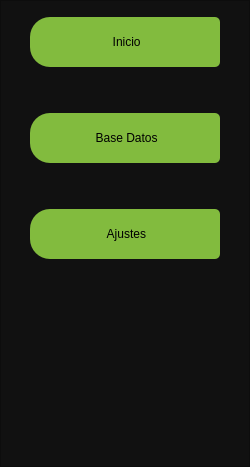
           <widget class="QFrame" name="frame_menu">
            <property name="minimumSize">
             <size>
              <width>250</width>
              <height>0</height>
             </size>
            </property>
            <property name="maximumSize">
             <size>
              <width>0</width>
              <height>16777215</height>
             </size>
            </property>
            <property name="styleSheet">
             <string notr="true">QFrame{
background-color: rgb(17,17,17);
}

QPushButton{
background-color: rgb(130,187,62);
border-top-left-radius:20px;
border-bottom-left-radius:20px;
border-top-right-radius:5px;
border-bottom-right-radius:5px;
color:rgb(0,0,0);
font: 77 14pt &quot;Arial&quot;;
}

QPushButton:hover{
background-color: rgb(78,118,34);
border-top-left-radius:20px;
border-bottom-left-radius:20px;
color:rgb(0,0,0);
font: 77 14pt &quot;Arial&quot;;
border-top-right-radius:5px;
border-bottom-right-radius:5px;
}


QLabel{
color:rgb(84,111,236);
font: 77 16pt &quot;Arial&quot;;
}
</string>
            </property>
            <property name="frameShape">
             <enum>QFrame::StyledPanel</enum>
            </property>
            <property name="frameShadow">
             <enum>QFrame::Raised</enum>
            </property>
            <layout class="QVBoxLayout" name="verticalLayout_4">
             <property name="topMargin">
              <number>16</number>
             </property>
             <item>
              <layout class="QHBoxLayout" name="horizontalLayout_5">
               <item>
                <spacer name="horizontalSpacer_5">
                 <property name="orientation">
                  <enum>Qt::Horizontal</enum>
                 </property>
                 <property name="sizeHint" stdset="0">
                  <size>
                   <width>13</width>
                   <height>20</height>
                  </size>
                 </property>
                </spacer>
               </item>
               <item>
                <layout class="QVBoxLayout" name="verticalLayout_3">
                 <item>
                  <layout class="QVBoxLayout" name="verticalLayout_2">
                   <item>
                    <widget class="QPushButton" name="btn_inicio">
                     <property name="minimumSize">
                      <size>
                       <width>190</width>
                       <height>50</height>
                      </size>
                     </property>
                     <property name="maximumSize">
                      <size>
                       <width>190</width>
                       <height>50</height>
                      </size>
                     </property>
                     <property name="text">
                      <string> Inicio</string>
                     </property>
                     <property name="icon">
                      <iconset>
                       <normaloff>icons/estadisticas.svg</normaloff>icons/estadisticas.svg</iconset>
                     </property>
                     <property name="iconSize">
                      <size>
                       <width>30</width>
                       <height>30</height>
                      </size>
                     </property>
                    </widget>
                   </item>
                   <item>
                    <spacer name="verticalSpacer">
                     <property name="orientation">
                      <enum>Qt::Vertical</enum>
                     </property>
                     <property name="sizeHint" stdset="0">
                      <size>
                       <width>20</width>
                       <height>40</height>
                      </size>
                     </property>
                    </spacer>
                   </item>
                   <item>
                    <widget class="QPushButton" name="btn_basedatos">
                     <property name="minimumSize">
                      <size>
                       <width>190</width>
                       <height>50</height>
                      </size>
                     </property>
                     <property name="maximumSize">
                      <size>
                       <width>190</width>
                       <height>50</height>
                      </size>
                     </property>
                     <property name="text">
                      <string> Base Datos</string>
                     </property>
                     <property name="icon">
                      <iconset>
                       <normaloff>icons2/database (2).svg</normaloff>icons2/database (2).svg</iconset>
                     </property>
                     <property name="iconSize">
                      <size>
                       <width>30</width>
                       <height>30</height>
                      </size>
                     </property>
                    </widget>
                   </item>
                   <item>
                    <spacer name="verticalSpacer_2">
                     <property name="orientation">
                      <enum>Qt::Vertical</enum>
                     </property>
                     <property name="sizeHint" stdset="0">
                      <size>
                       <width>20</width>
                       <height>40</height>
                      </size>
                     </property>
                    </spacer>
                   </item>
                   <item>
                    <widget class="QPushButton" name="btn_ajustes">
                     <property name="minimumSize">
                      <size>
                       <width>190</width>
                       <height>50</height>
                      </size>
                     </property>
                     <property name="maximumSize">
                      <size>
                       <width>190</width>
                       <height>50</height>
                      </size>
                     </property>
                     <property name="text">
                      <string> Ajustes</string>
                     </property>
                     <property name="icon">
                      <iconset>
                       <normaloff>icons2/settings (2).svg</normaloff>icons2/settings (2).svg</iconset>
                     </property>
                     <property name="iconSize">
                      <size>
                       <width>30</width>
                       <height>30</height>
                      </size>
                     </property>
                    </widget>
                   </item>
                  </layout>
                 </item>
                 <item>
                  <spacer name="verticalSpacer_3">
                   <property name="orientation">
                    <enum>Qt::Vertical</enum>
                   </property>
                   <property name="sizeHint" stdset="0">
                    <size>
                     <width>20</width>
                     <height>40</height>
                    </size>
                   </property>
                  </spacer>
                 </item>
                 <item>
                  <layout class="QHBoxLayout" name="horizontalLayout_4">
                   <item>
                    <spacer name="horizontalSpacer_3">
                     <property name="orientation">
                      <enum>Qt::Horizontal</enum>
                     </property>
                     <property name="sizeHint" stdset="0">
                      <size>
                       <width>18</width>
                       <height>20</height>
                      </size>
                     </property>
                    </spacer>
                   </item>
                   <item>
                    <widget class="QLabel" name="label">
                     <property name="minimumSize">
                      <size>
                       <width>150</width>
                       <height>150</height>
                      </size>
                     </property>
                     <property name="maximumSize">
                      <size>
                       <width>150</width>
                       <height>150</height>
                      </size>
                     </property>
                     <property name="text">
                      <string/>
                     </property>
                     <property name="pixmap">
                      <pixmap>icons/kindpng_665376.png</pixmap>
                     </property>
                     <property name="scaledContents">
                      <bool>true</bool>
                     </property>
                    </widget>
                   </item>
                   <item>
                    <spacer name="horizontalSpacer_2">
                     <property name="orientation">
                      <enum>Qt::Horizontal</enum>
                     </property>
                     <property name="sizeHint" stdset="0">
                      <size>
                       <width>18</width>
                       <height>20</height>
                      </size>
                     </property>
                    </spacer>
                   </item>
                  </layout>
                 </item>
                </layout>
               </item>
               <item>
                <spacer name="horizontalSpacer_4">
                 <property name="orientation">
                  <enum>Qt::Horizontal</enum>
                 </property>
                 <property name="sizeHint" stdset="0">
                  <size>
                   <width>13</width>
                   <height>20</height>
                  </size>
                 </property>
                </spacer>
               </item>
              </layout>
             </item>
            </layout>
           </widget>
